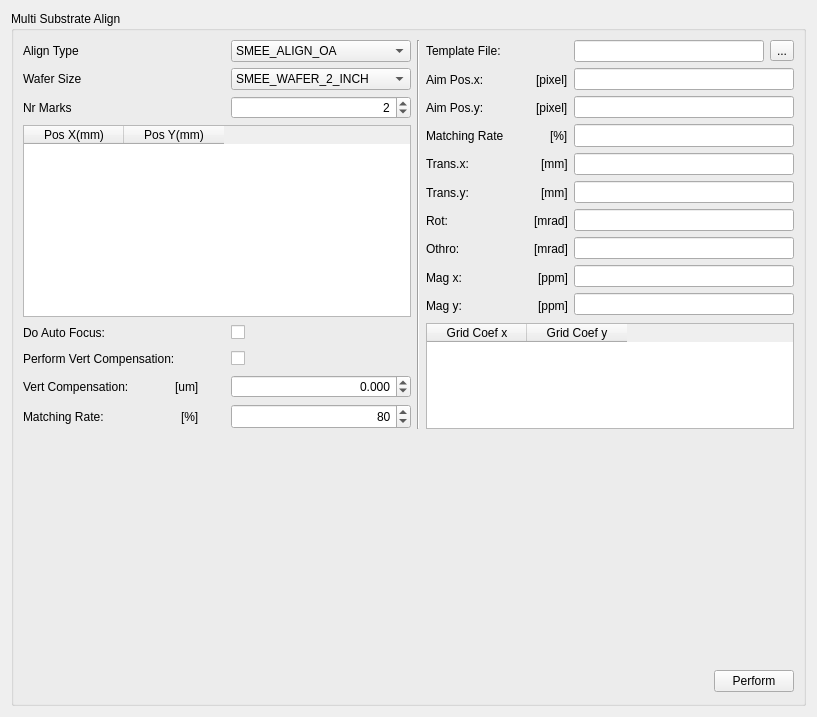
         <widget class="QWidget" name="tab_11">
          <attribute name="title">
           <string>Multi Substrate Align</string>
          </attribute>
          <layout class="QGridLayout">
           <item row="0" column="0">
            <widget class="QGroupBox" name="EC4T_substrate_align_qgb">
             <property name="title">
              <string>Multi Substrate Align</string>
             </property>
             <layout class="QGridLayout" name="gridLayout_3">
              <item row="0" column="0">
               <layout class="QHBoxLayout">
                <item>
                 <widget class="QLabel" name="EC4T_substrate_align__align_type_qlb">
                  <property name="text">
                   <string>Align Type</string>
                  </property>
                 </widget>
                </item>
                <item>
                 <spacer>
                  <property name="orientation">
                   <enum>Qt::Horizontal</enum>
                  </property>
                  <property name="sizeHint" stdset="0">
                   <size>
                    <width>40</width>
                    <height>20</height>
                   </size>
                  </property>
                 </spacer>
                </item>
               </layout>
              </item>
              <item row="0" column="2">
               <widget class="QComboBox" name="EC4T_substrate_align__align_type_qcb">
                <property name="minimumSize">
                 <size>
                  <width>180</width>
                  <height>0</height>
                 </size>
                </property>
                <item>
                 <property name="text">
                  <string>SMEE_ALIGN_OA</string>
                 </property>
                </item>
                <item>
                 <property name="text">
                  <string>SMEE_ALIGN_WBA</string>
                 </property>
                </item>
                <item>
                 <property name="text">
                  <string>SMEE_ALIGN_DT</string>
                 </property>
                </item>
                <item>
                 <property name="text">
                  <string>SMEE_ALIGN_NONE</string>
                 </property>
                </item>
                <item>
                 <property name="text">
                  <string>SMEE_ALIGN_TTL</string>
                 </property>
                </item>
               </widget>
              </item>
              <item row="0" column="3" rowspan="8">
               <widget class="Line" name="line">
                <property name="orientation">
                 <enum>Qt::Vertical</enum>
                </property>
               </widget>
              </item>
              <item row="0" column="4" rowspan="4">
               <layout class="QVBoxLayout" name="verticalLayout_3">
                <item>
                 <layout class="QHBoxLayout">
                  <item>
                   <widget class="QLabel" name="EC4T_substrate_align__oa_align_recipe_template_file_qlb">
                    <property name="text">
                     <string>Template File:</string>
                    </property>
                   </widget>
                  </item>
                  <item>
                   <spacer>
                    <property name="orientation">
                     <enum>Qt::Horizontal</enum>
                    </property>
                    <property name="sizeHint" stdset="0">
                     <size>
                      <width>40</width>
                      <height>20</height>
                     </size>
                    </property>
                   </spacer>
                  </item>
                 </layout>
                </item>
                <item>
                 <layout class="QHBoxLayout">
                  <item>
                   <widget class="QLabel" name="EC4T_substrate_align__update_oa_baseline_result_p_aim_pos_x_qlb">
                    <property name="text">
                     <string>Aim Pos.x:</string>
                    </property>
                   </widget>
                  </item>
                  <item>
                   <spacer>
                    <property name="orientation">
                     <enum>Qt::Horizontal</enum>
                    </property>
                    <property name="sizeHint" stdset="0">
                     <size>
                      <width>40</width>
                      <height>20</height>
                     </size>
                    </property>
                   </spacer>
                  </item>
                  <item>
                   <widget class="QLabel" name="EC4T_substrate_align__update_oa_baseline_result_p_aim_pos_x_qlb_2">
                    <property name="text">
                     <string>[pixel]</string>
                    </property>
                   </widget>
                  </item>
                 </layout>
                </item>
                <item>
                 <layout class="QHBoxLayout" name="horizontalLayout">
                  <item>
                   <widget class="QLabel" name="EC4T_substrate_align__update_oa_baseline_result_p_aim_pos_y_qlb">
                    <property name="text">
                     <string>Aim Pos.y:</string>
                    </property>
                   </widget>
                  </item>
                  <item>
                   <spacer>
                    <property name="orientation">
                     <enum>Qt::Horizontal</enum>
                    </property>
                    <property name="sizeHint" stdset="0">
                     <size>
                      <width>40</width>
                      <height>20</height>
                     </size>
                    </property>
                   </spacer>
                  </item>
                  <item>
                   <widget class="QLabel" name="EC4T_substrate_align__update_oa_baseline_result_p_aim_pos_y_qlb_2">
                    <property name="text">
                     <string>[pixel]</string>
                    </property>
                   </widget>
                  </item>
                 </layout>
                </item>
                <item>
                 <layout class="QHBoxLayout" name="horizontalLayout_2">
                  <item>
                   <widget class="QLabel" name="EC4T_substrate_align__update_oa_baseline_result_p_matching_rate_qlb">
                    <property name="text">
                     <string>Matching Rate</string>
                    </property>
                   </widget>
                  </item>
                  <item>
                   <spacer>
                    <property name="orientation">
                     <enum>Qt::Horizontal</enum>
                    </property>
                    <property name="sizeHint" stdset="0">
                     <size>
                      <width>40</width>
                      <height>20</height>
                     </size>
                    </property>
                   </spacer>
                  </item>
                  <item>
                   <widget class="QLabel" name="EC4T_substrate_align__update_oa_baseline_result_p_matching_rate_qlb_2">
                    <property name="text">
                     <string>[%]</string>
                    </property>
                   </widget>
                  </item>
                 </layout>
                </item>
                <item>
                 <layout class="QHBoxLayout">
                  <item>
                   <widget class="QLabel" name="EC4T_substrate_align__align_result_p_wcs_to_wscs_trans_x_qlb">
                    <property name="text">
                     <string>Trans.x:</string>
                    </property>
                   </widget>
                  </item>
                  <item>
                   <spacer>
                    <property name="orientation">
                     <enum>Qt::Horizontal</enum>
                    </property>
                    <property name="sizeHint" stdset="0">
                     <size>
                      <width>40</width>
                      <height>20</height>
                     </size>
                    </property>
                   </spacer>
                  </item>
                  <item>
                   <widget class="QLabel" name="EC4T_substrate_align__align_result_p_wcs_to_wscs_trans_x_qlb_2">
                    <property name="text">
                     <string>[mm]</string>
                    </property>
                   </widget>
                  </item>
                 </layout>
                </item>
                <item>
                 <layout class="QHBoxLayout">
                  <item>
                   <widget class="QLabel" name="EC4T_substrate_align__align_result_p_wcs_to_wscs_trans_y_qlb">
                    <property name="text">
                     <string>Trans.y:</string>
                    </property>
                   </widget>
                  </item>
                  <item>
                   <spacer>
                    <property name="orientation">
                     <enum>Qt::Horizontal</enum>
                    </property>
                    <property name="sizeHint" stdset="0">
                     <size>
                      <width>40</width>
                      <height>20</height>
                     </size>
                    </property>
                   </spacer>
                  </item>
                  <item>
                   <widget class="QLabel" name="EC4T_substrate_align__align_result_p_wcs_to_wscs_trans_y_qlb_2">
                    <property name="text">
                     <string>[mm]</string>
                    </property>
                   </widget>
                  </item>
                 </layout>
                </item>
                <item>
                 <layout class="QHBoxLayout">
                  <item>
                   <widget class="QLabel" name="EC4T_substrate_align__align_result_p_wcs_to_wscs_rot_qlb">
                    <property name="text">
                     <string>Rot:</string>
                    </property>
                   </widget>
                  </item>
                  <item>
                   <spacer>
                    <property name="orientation">
                     <enum>Qt::Horizontal</enum>
                    </property>
                    <property name="sizeHint" stdset="0">
                     <size>
                      <width>40</width>
                      <height>20</height>
                     </size>
                    </property>
                   </spacer>
                  </item>
                  <item>
                   <widget class="QLabel" name="EC4T_substrate_align__align_result_p_wcs_to_wscs_rot_qlb_2">
                    <property name="text">
                     <string>[mrad]</string>
                    </property>
                   </widget>
                  </item>
                 </layout>
                </item>
                <item>
                 <layout class="QHBoxLayout">
                  <item>
                   <widget class="QLabel" name="EC4T_substrate_align__align_result_p_wcs_to_wscs_othro_qlb">
                    <property name="text">
                     <string>Othro:</string>
                    </property>
                   </widget>
                  </item>
                  <item>
                   <spacer>
                    <property name="orientation">
                     <enum>Qt::Horizontal</enum>
                    </property>
                    <property name="sizeHint" stdset="0">
                     <size>
                      <width>40</width>
                      <height>20</height>
                     </size>
                    </property>
                   </spacer>
                  </item>
                  <item>
                   <widget class="QLabel" name="EC4T_substrate_align__align_result_p_wcs_to_wscs_othro_qlb_2">
                    <property name="text">
                     <string>[mrad]</string>
                    </property>
                   </widget>
                  </item>
                 </layout>
                </item>
                <item>
                 <layout class="QHBoxLayout">
                  <item>
                   <widget class="QLabel" name="EC4T_substrate_align__align_result_p_wcs_to_wscs_mag_x_qlb">
                    <property name="text">
                     <string>Mag x:</string>
                    </property>
                   </widget>
                  </item>
                  <item>
                   <spacer>
                    <property name="orientation">
                     <enum>Qt::Horizontal</enum>
                    </property>
                    <property name="sizeHint" stdset="0">
                     <size>
                      <width>40</width>
                      <height>20</height>
                     </size>
                    </property>
                   </spacer>
                  </item>
                  <item>
                   <widget class="QLabel" name="EC4T_substrate_align__align_result_p_wcs_to_wscs_mag_x_qlb_2">
                    <property name="text">
                     <string>[ppm]</string>
                    </property>
                   </widget>
                  </item>
                 </layout>
                </item>
                <item>
                 <layout class="QHBoxLayout">
                  <item>
                   <widget class="QLabel" name="EC4T_substrate_align__align_result_p_wcs_to_wscs_mag_y_qlb">
                    <property name="text">
                     <string>Mag y:</string>
                    </property>
                   </widget>
                  </item>
                  <item>
                   <spacer>
                    <property name="orientation">
                     <enum>Qt::Horizontal</enum>
                    </property>
                    <property name="sizeHint" stdset="0">
                     <size>
                      <width>40</width>
                      <height>20</height>
                     </size>
                    </property>
                   </spacer>
                  </item>
                  <item>
                   <widget class="QLabel" name="EC4T_substrate_align__align_result_p_wcs_to_wscs_mag_y_qlb_2">
                    <property name="text">
                     <string>[ppm]</string>
                    </property>
                   </widget>
                  </item>
                 </layout>
                </item>
               </layout>
              </item>
              <item row="0" column="5">
               <layout class="QGridLayout">
                <item row="0" column="0">
                 <widget class="QLineEdit" name="EC4T_substrate_align__oa_align_recipe_template_file_qle"/>
                </item>
                <item row="0" column="1">
                 <widget class="QToolButton" name="toolButton_4">
                  <property name="text">
                   <string>...</string>
                  </property>
                 </widget>
                </item>
               </layout>
              </item>
              <item row="1" column="0">
               <layout class="QHBoxLayout">
                <item>
                 <widget class="QLabel" name="EC4T_substrate_align__wafer_size_qlb">
                  <property name="text">
                   <string>Wafer Size</string>
                  </property>
                 </widget>
                </item>
                <item>
                 <spacer>
                  <property name="orientation">
                   <enum>Qt::Horizontal</enum>
                  </property>
                  <property name="sizeHint" stdset="0">
                   <size>
                    <width>40</width>
                    <height>20</height>
                   </size>
                  </property>
                 </spacer>
                </item>
               </layout>
              </item>
              <item row="1" column="2">
               <widget class="QComboBox" name="EC4T_substrate_align__wafer_size_qcb">
                <item>
                 <property name="text">
                  <string>SMEE_WAFER_2_INCH</string>
                 </property>
                </item>
                <item>
                 <property name="text">
                  <string>SMEE_WAFER_3_INCH</string>
                 </property>
                </item>
                <item>
                 <property name="text">
                  <string>SMEE_WAFER_4_INCH</string>
                 </property>
                </item>
                <item>
                 <property name="text">
                  <string>SMEE_WAFER_5_INCH</string>
                 </property>
                </item>
                <item>
                 <property name="text">
                  <string>SMEE_WAFER_6_INCH</string>
                 </property>
                </item>
                <item>
                 <property name="text">
                  <string>SMEE_WAFER_8_INCH</string>
                 </property>
                </item>
                <item>
                 <property name="text">
                  <string>SMEE_WAFER_12_INCH</string>
                 </property>
                </item>
                <item>
                 <property name="text">
                  <string>SMEE_WAFER_18_INCH</string>
                 </property>
                </item>
               </widget>
              </item>
              <item row="1" column="5" rowspan="3">
               <layout class="QVBoxLayout" name="verticalLayout_2">
                <item>
                 <widget class="SMEE::StatusLine" name="EC4T_substrate_align__update_oa_baseline_result_p_aim_pos_x_qle"/>
                </item>
                <item>
                 <widget class="SMEE::StatusLine" name="EC4T_substrate_align__update_oa_baseline_result_p_aim_pos_y_qle"/>
                </item>
                <item>
                 <widget class="SMEE::StatusLine" name="EC4T_substrate_align__update_oa_baseline_result_p_matching_rate_qle">
                  <property name="minimumSize">
                   <size>
                    <width>220</width>
                    <height>23</height>
                   </size>
                  </property>
                 </widget>
                </item>
                <item>
                 <widget class="SMEE::StatusLine" name="EC4T_substrate_align__align_result_p_wcs_to_wscs_trans_x_qle"/>
                </item>
                <item>
                 <widget class="SMEE::StatusLine" name="EC4T_substrate_align__align_result_p_wcs_to_wscs_trans_y_qle"/>
                </item>
                <item>
                 <widget class="SMEE::StatusLine" name="EC4T_substrate_align__align_result_p_wcs_to_wscs_rot_qle"/>
                </item>
                <item>
                 <widget class="SMEE::StatusLine" name="EC4T_substrate_align__align_result_p_wcs_to_wscs_othro_qle"/>
                </item>
                <item>
                 <widget class="SMEE::StatusLine" name="EC4T_substrate_align__align_result_p_wcs_to_wscs_mag_x_qle"/>
                </item>
                <item>
                 <widget class="SMEE::StatusLine" name="EC4T_substrate_align__align_result_p_wcs_to_wscs_mag_y_qle"/>
                </item>
               </layout>
              </item>
              <item row="2" column="0">
               <layout class="QHBoxLayout">
                <item>
                 <widget class="QLabel" name="EC4T_substrate_align__nr_marks_qlb">
                  <property name="text">
                   <string>Nr Marks</string>
                  </property>
                 </widget>
                </item>
                <item>
                 <spacer>
                  <property name="orientation">
                   <enum>Qt::Horizontal</enum>
                  </property>
                  <property name="sizeHint" stdset="0">
                   <size>
                    <width>40</width>
                    <height>20</height>
                   </size>
                  </property>
                 </spacer>
                </item>
               </layout>
              </item>
              <item row="2" column="2">
               <widget class="SMEE::SpinBox" name="EC4T_substrate_align__nr_marks_qsb">
                <property name="maximumSize">
                 <size>
                  <width>2200</width>
                  <height>25</height>
                 </size>
                </property>
                <property name="alignment">
                 <set>Qt::AlignRight|Qt::AlignTrailing|Qt::AlignVCenter</set>
                </property>
                <property name="text" stdset="0">
                 <string>2</string>
                </property>
                <property name="value">
                 <number>2</number>
                </property>
               </widget>
              </item>
              <item row="3" column="0" colspan="3">
               <widget class="QTableWidget" name="TW_Sub_Align">
                <column>
                 <property name="text">
                  <string>Pos X(mm)</string>
                 </property>
                </column>
                <column>
                 <property name="text">
                  <string>Pos Y(mm)</string>
                 </property>
                </column>
               </widget>
              </item>
              <item row="4" column="0">
               <layout class="QHBoxLayout">
                <item>
                 <widget class="QLabel" name="EC4T_substrate_align__oa_align_recipe_do_auto_focus_qlb">
                  <property name="text">
                   <string>Do Auto Focus:</string>
                  </property>
                 </widget>
                </item>
                <item>
                 <spacer>
                  <property name="orientation">
                   <enum>Qt::Horizontal</enum>
                  </property>
                  <property name="sizeHint" stdset="0">
                   <size>
                    <width>40</width>
                    <height>20</height>
                   </size>
                  </property>
                 </spacer>
                </item>
               </layout>
              </item>
              <item row="4" column="2">
               <widget class="QCheckBox" name="EC4T_substrate_align__oa_align_recipe_do_auto_focus_qckb"/>
              </item>
              <item row="4" column="4" rowspan="4" colspan="2">
               <widget class="QTableWidget" name="TW_Get_grid_cof">
                <column>
                 <property name="text">
                  <string>Grid Coef x</string>
                 </property>
                </column>
                <column>
                 <property name="text">
                  <string>Grid Coef y</string>
                 </property>
                </column>
               </widget>
              </item>
              <item row="5" column="0" colspan="2">
               <layout class="QHBoxLayout">
                <item>
                 <widget class="QLabel" name="EC4T_substrate_align__oa_align_recipe_perform_vert_compensation_qlb">
                  <property name="text">
                   <string>Perform Vert Compensation:</string>
                  </property>
                 </widget>
                </item>
                <item>
                 <spacer>
                  <property name="orientation">
                   <enum>Qt::Horizontal</enum>
                  </property>
                  <property name="sizeHint" stdset="0">
                   <size>
                    <width>40</width>
                    <height>20</height>
                   </size>
                  </property>
                 </spacer>
                </item>
               </layout>
              </item>
              <item row="5" column="2">
               <widget class="QCheckBox" name="EC4T_substrate_align__oa_align_recipe_perform_vert_compensation_qckb"/>
              </item>
              <item row="6" column="0">
               <layout class="QHBoxLayout">
                <item>
                 <widget class="QLabel" name="EC4T_substrate_align__oa_align_recipe_vert_compensation_qlb">
                  <property name="text">
                   <string>Vert Compensation:</string>
                  </property>
                 </widget>
                </item>
                <item>
                 <spacer>
                  <property name="orientation">
                   <enum>Qt::Horizontal</enum>
                  </property>
                  <property name="sizeHint" stdset="0">
                   <size>
                    <width>40</width>
                    <height>20</height>
                   </size>
                  </property>
                 </spacer>
                </item>
                <item>
                 <widget class="QLabel" name="EC4T_substrate_align__oa_align_recipe_vert_compensation_qlb_2">
                  <property name="text">
                   <string>[um]</string>
                  </property>
                 </widget>
                </item>
               </layout>
              </item>
              <item row="6" column="2">
               <widget class="QDoubleSpinBox" name="EC4T_substrate_align__oa_align_recipe_vert_compensation_qdsb">
                <property name="alignment">
                 <set>Qt::AlignRight|Qt::AlignTrailing|Qt::AlignVCenter</set>
                </property>
                <property name="decimals">
                 <number>3</number>
                </property>
                <property name="minimum">
                 <double>-100000.000000000000000</double>
                </property>
                <property name="maximum">
                 <double>100000.000000000000000</double>
                </property>
                <property name="singleStep">
                 <double>0.001000000000000</double>
                </property>
               </widget>
              </item>
              <item row="7" column="0">
               <layout class="QHBoxLayout">
                <item>
                 <widget class="QLabel" name="EC4T_substrate_align__oa_align_recipe_matching_rate_qlb">
                  <property name="text">
                   <string>Matching Rate:</string>
                  </property>
                 </widget>
                </item>
                <item>
                 <spacer>
                  <property name="orientation">
                   <enum>Qt::Horizontal</enum>
                  </property>
                  <property name="sizeHint" stdset="0">
                   <size>
                    <width>40</width>
                    <height>20</height>
                   </size>
                  </property>
                 </spacer>
                </item>
                <item>
                 <widget class="QLabel" name="EC4T_substrate_align__oa_align_recipe_matching_rate_qlb_2">
                  <property name="text">
                   <string>[%]</string>
                  </property>
                 </widget>
                </item>
               </layout>
              </item>
              <item row="7" column="2">
               <widget class="SMEE::DoubleSpinBox" name="EC4T_substrate_align__oa_align_recipe_matching_rate_qdsb">
                <property name="maximumSize">
                 <size>
                  <width>2200</width>
                  <height>25</height>
                 </size>
                </property>
                <property name="alignment">
                 <set>Qt::AlignRight|Qt::AlignTrailing|Qt::AlignVCenter</set>
                </property>
                <property name="text" stdset="0">
                 <string>80</string>
                </property>
                <property name="decimals">
                 <number>0</number>
                </property>
                <property name="value">
                 <double>80.000000000000000</double>
                </property>
               </widget>
              </item>
              <item row="8" column="1">
               <spacer name="verticalSpacer_2">
                <property name="orientation">
                 <enum>Qt::Vertical</enum>
                </property>
                <property name="sizeHint" stdset="0">
                 <size>
                  <width>20</width>
                  <height>234</height>
                 </size>
                </property>
               </spacer>
              </item>
              <item row="8" column="5">
               <spacer name="verticalSpacer_3">
                <property name="orientation">
                 <enum>Qt::Vertical</enum>
                </property>
                <property name="sizeHint" stdset="0">
                 <size>
                  <width>20</width>
                  <height>234</height>
                 </size>
                </property>
               </spacer>
              </item>
              <item row="9" column="5">
               <layout class="QGridLayout">
                <item row="0" column="0">
                 <spacer>
                  <property name="orientation">
                   <enum>Qt::Horizontal</enum>
                  </property>
                  <property name="sizeHint" stdset="0">
                   <size>
                    <width>40</width>
                    <height>25</height>
                   </size>
                  </property>
                 </spacer>
                </item>
                <item row="0" column="1">
                 <widget class="SMEE::PerformButton" name="EC4T_substrate_align_qpb">
                  <property name="text">
                   <string>Perform</string>
                  </property>
                 </widget>
                </item>
               </layout>
              </item>
             </layout>
            </widget>
           </item>
          </layout>
         </widget>
